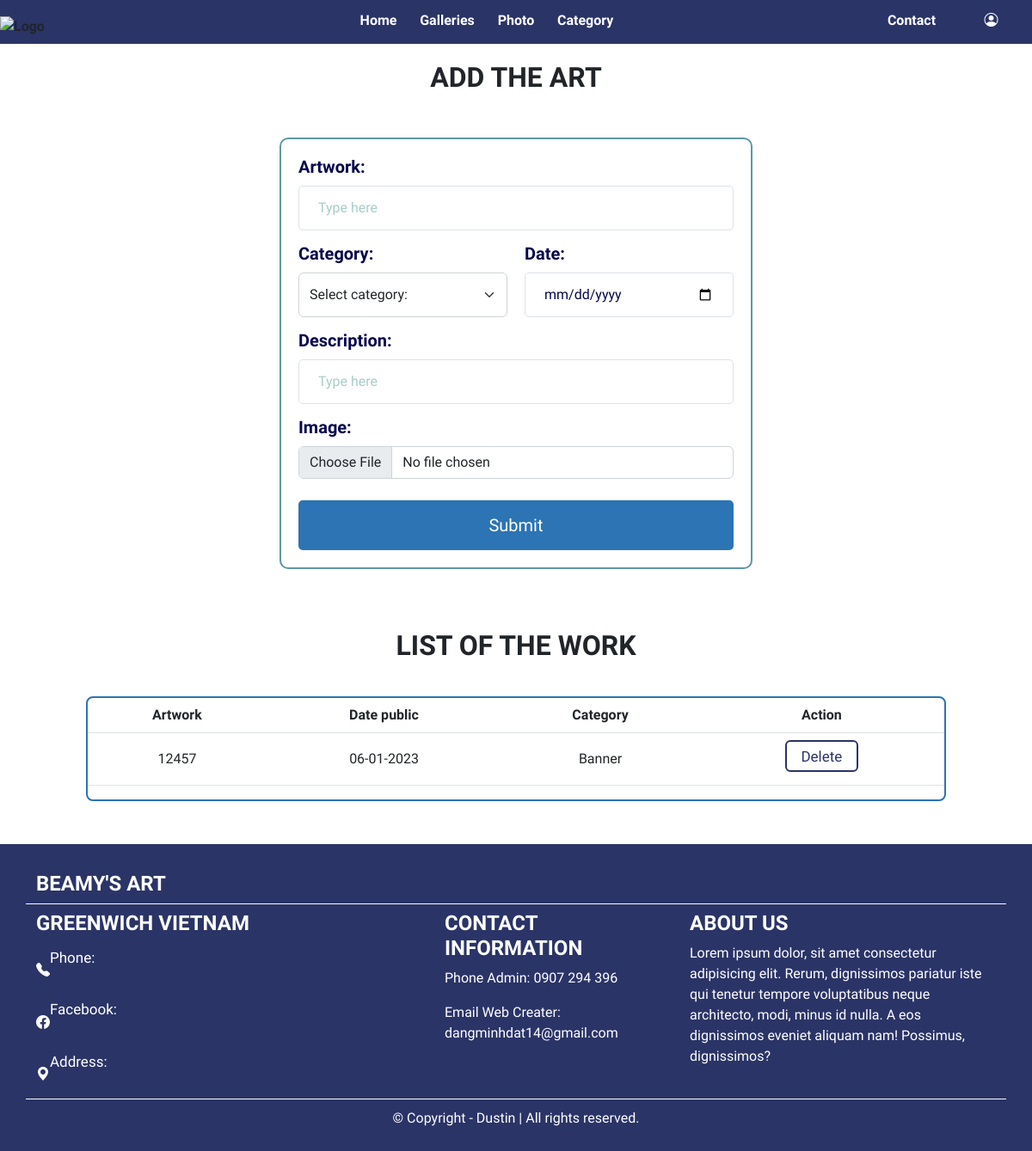
The app's page /php/add_works.php, older data.
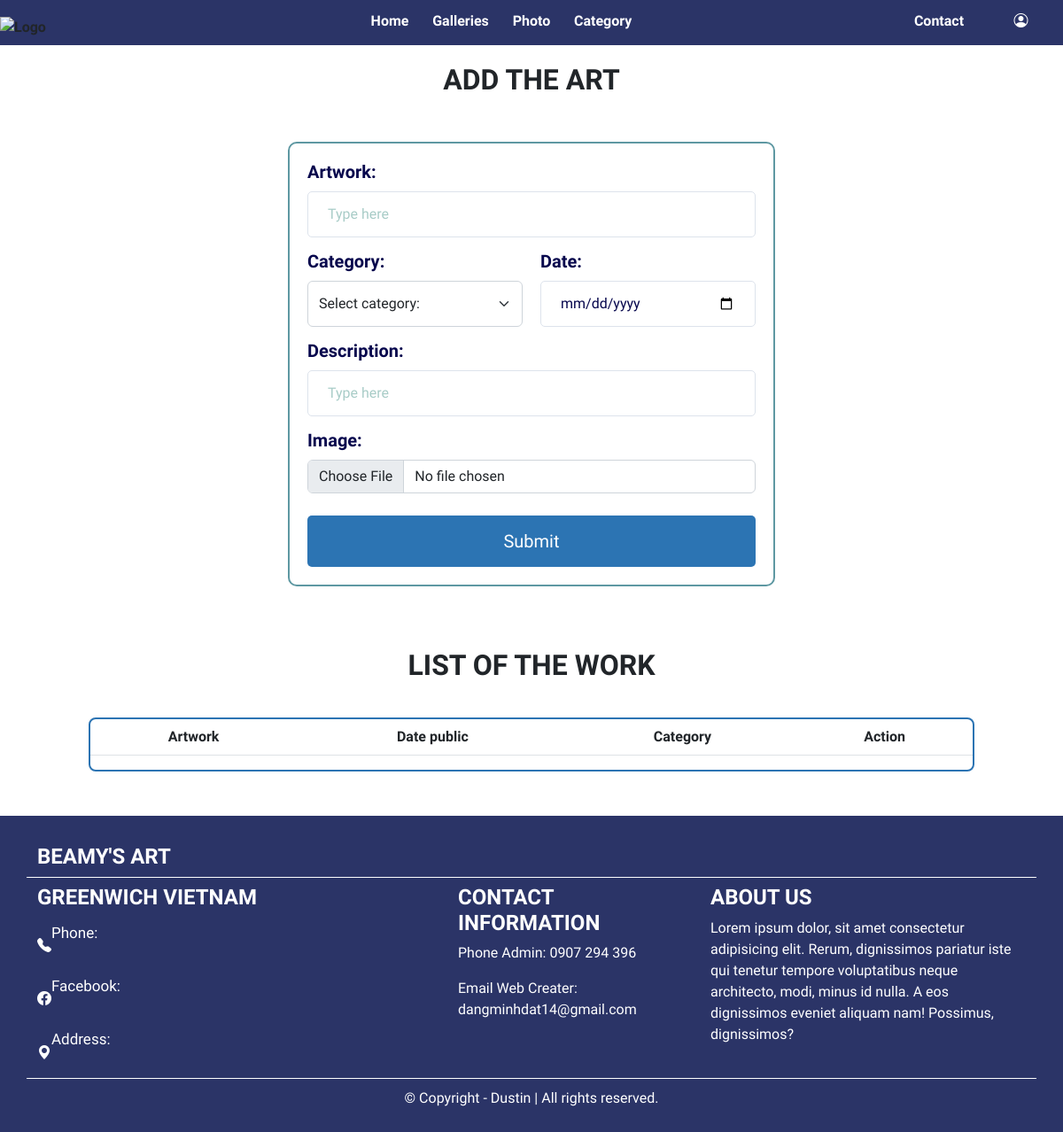
The same page, newer data.
### tables this page shows
CREATE TABLE `category` (
  `cat_id` varchar(6) NOT NULL,
  `cat_name` varchar(255) NOT NULL
);

CREATE TABLE `art` (
  `a_id` int(11) NOT NULL,
  `a_name` varchar(255) NOT NULL,
  `a_date` date NOT NULL,
  `a_category` varchar(6) NOT NULL,
  `a_description` varchar(2000) NOT NULL,
  `a_image` varchar(255) NOT NULL
);

### php/add_works.php (the view, shortened to what this page needs)
<?php
    include_once 'header.php';
?>
<link rel='stylesheet' type='text/css' href='../css/add_works.css'/>
<link rel='stylesheet' type='text/css' href='../css/header.css'/>
<link rel='stylesheet' type='text/css' href='../css/footer.css'/>
        <div class="title1"><h2 style="font-weight: bold;" value=''>ADD THE ART</h2></div>
        <form action="add_works.php" method="post" enctype="multipart/form-data">
            <div class="formbold-form-wrapper">
                <div class="formbold-input-flex">
                    <div>
                        <label for="" class="formbold-form-label"> Artwork: </label>
                        <input value="<?php echo isset($a_name)?($a_name):"";?>" placeholder="Type here" type="text" name="a_name" id="" class="formbold-form-input"  required/>
                    </div>
                </div>
                <div class="formbold-input-flex category">
                    <div>
                        <label for="" class="custom-select formbold-form-label"> Category: </label>
                        <select name="a_category" class="form-select">
                            <option>Select category:</option>
                        </select>
                    </div>
                    <div>
                        <label for="" class="formbold-form-label"> Date: </label>
                        <input value="<?php echo isset($a_date)?($a_date):"";?>" type="date" name="a_date" id="a_date" class="formbold-form-input" required/>
                    </div>
                </div>
                <div class="formbold-input-flex">
                <div>
                    <label for="" class="formbold-form-label"> Description: </label>
                    <input value="<?php echo isset($a_description)?($a_description):"";?>" placeholder="Type here" type="text" name="a_description" id="" class="formbold-form-input" required/>
                </div>
                </div>
                    <div class="photo">
                        <label class="formbold-form-label"  for="image-vertical">Image: </label>
                        <input type="file" name="a_image" id="a_image" class="form-control" value="<?php echo isset($imgs)?($imgs):"";?>">
                    </div>
                <input type="submit" name="<?php echo isset($_GET["update_id"])?"btnRenew":"btnSubmit"; ?>" id="btnAction" value='<?php echo isset($_GET["update_id"])?"Renew":"Submit"; ?>' class="formbold-btn" style="font-size: 20px;">
            </div>
        </form>
    <div class="title2">
        <h2 style="font-weight: bold;">LIST OF THE WORK</h2>
    </div>
        <div class="table-responsive">
            <table class="table table-hover">
                <thead>
                        <tr>
                            <th scope="col">Artwork</th>
                            <th scope="col">Date public</th>
                            <th scope="col">Category</th>
                            <th scope="col">Action</th>
                        </tr>
                </thead>
                <tbody>
                    <?php
                        $conn = new Connect();
                        $db_link = $conn->connectToMySQL();
                        $sql = "SELECT * FROM category c JOIN art a ON a.a_category = c.cat_id";
                        $re = $db_link->query($sql);
                        while($row = $re->fetch_assoc()):
                            $newDate = date("m-d-Y",strtotime($row['a_date']))
                    ?>
                    <tr>
                        <td><?=$row['a_name']?></td>
                        <td><?=$newDate?></td>
                        <td><?=$row['cat_name']?></td>
                    <td>
                        <a href="add_works.php?del_id=<?=$row['a_id']?>"><div class="button">Delete</div></a>
                    </td>
                    </tr>
                    <?php
                        endwhile;
                    ?>
                </tbody>
            </table>
        </div>
<?php
    include_once 'footer.php'
?>

Row changes from the older to the newer data that the page shows:
removed category: art.a_name "12457", art.a_date "06-01-2023", cat_name "Banner"
